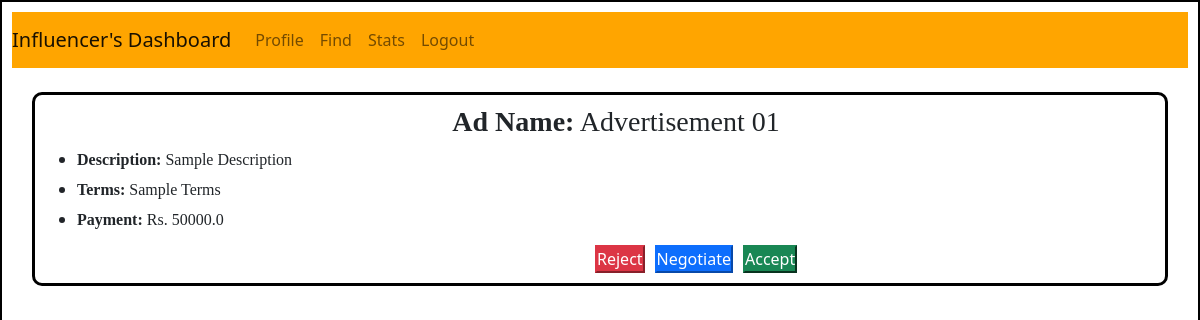
/view/ad/2, run on the app's committed database.
### backend/models.py (models this page shows)
class Ad_request(db.Model):
    __tablename__ = "ad_request"
    id = db.Column(db.Integer, primary_key = True, nullable = False, autoincrement = True)
    name =  db.Column(db.Text, nullable = False)
    message =  db.Column(db.Text, nullable = False)
    payment_amount = db.Column(db.Float, nullable = False)
    requirements = db.Column(db.String, nullable = False)
    status = db.Column(db.String, nullable = False, default = "Pending")
    visibility = db.Column(db.String, nullable = False, default="Public")
    campaign_id = db.Column(db.Integer, db.ForeignKey("campaigns.id"), nullable = False)
    influencer_id = db.Column(db.Integer, db.ForeignKey("user.id"), nullable = False)

### backend/controllers.py (the view)
@app.route('/view/ad/<int:campaign_id>')
def view_ad(campaign_id):
    ads = Ad_request.query.filter_by(campaign_id = campaign_id).all()
    return render_template("view_ad.html", ads = ads)

### templates/view_ad.html (shortened to what this page needs)
<!DOCTYPE html>
<html lang="en">
<head>
    <link rel="stylesheet" href = "/static/dashboardstyle.css">
    <link href="https://cdn.jsdelivr.net/npm/bootstrap@5.0.2/dist/css/bootstrap.min.css" rel="stylesheet">
</head>
<body>
  <div id="container-influencer-profile">
    <nav class="navbar navbar-expand-lg navbar-light" style="background-color:orange;">
      <a class="navbar-brand" href="#">Influencer's Dashboard</a>
      <div class="collapse navbar-collapse" id="navbarNav">
        <ul class="navbar-nav">
          <li class="nav-item active">
            <a class="nav-link" href="/influencer/dashboard/profile/{{ads.influencer_id}}"> Profile</a>
          </li>
          <li class="nav-item active">
            <a class="nav-link" href="/influencer/dashboard/find/{{ads.influencer_id}}"> Find</a>
          </li>
          <li class="nav-item active">
            <a class="nav-link" href="/influencer/stats"> Stats</span></a>
          </li>
          <li class="nav-item">
            <a class="nav-link" href="/login"> Logout</a>
          </li>
    </nav><br>
    <div id="campaign">
        {%if ads%}
          {%for ad in ads%}
          <ul>
            <h3 style="font-family: 'Times New Roman', Times, serif; text-align: center;"><strong>Ad Name:</strong> {{ ad.name }}</h3>
            <li>
              <h6 style="font-family: 'Times New Roman', Times, serif;"><strong>Description:</strong> {{ ad.message }}</h6>
            </li>
            <li>
              <h6 style="font-family: 'Times New Roman', Times, serif;"><strong>Terms:</strong> {{ ad.requirements }}</h6>
            </li>
              <li>
                <h6 style="font-family: 'Times New Roman', Times, serif;"><strong>Payment:</strong> Rs. {{ ad.payment_amount }}</h6>
              </li>
          </ul>
            <div id="button-container" style="padding-left: 550px;">
                <form action="/reject/ad/{{ad.id}}" method="POST">
                        <button type="submit" class="btn-danger"> Reject </button>
                  </form>
              <button type="submit" class="btn-primary"> Negotiate </button>
              <form action="/accept/ad/{{ad.id}}" method="POST">
                   <button type="submit" class="btn-success"> Accept </button>
              </form>
            </div>
          {%endfor%}
          {%else%}
             <p>No Ads</p>
        {%endif%}
    </div>

### static/dashboardstyle.css (style rules this page uses)
* { margin: 0%; padding: 0%; }
#container-influencer-profile { border: 2px solid black; padding: 10px; height: 900px; }
#campaign { border: 3px solid black ; padding: 10px; margin-left: 20px; margin-right: 20px; border-radius: 10px; }
#button-container { display: flex; gap: 10px; }

### data on the page
Ad_request: name "Advertisement 01", message "Sample Description", requirements "Sample Terms", payment_amount "50000.0"
